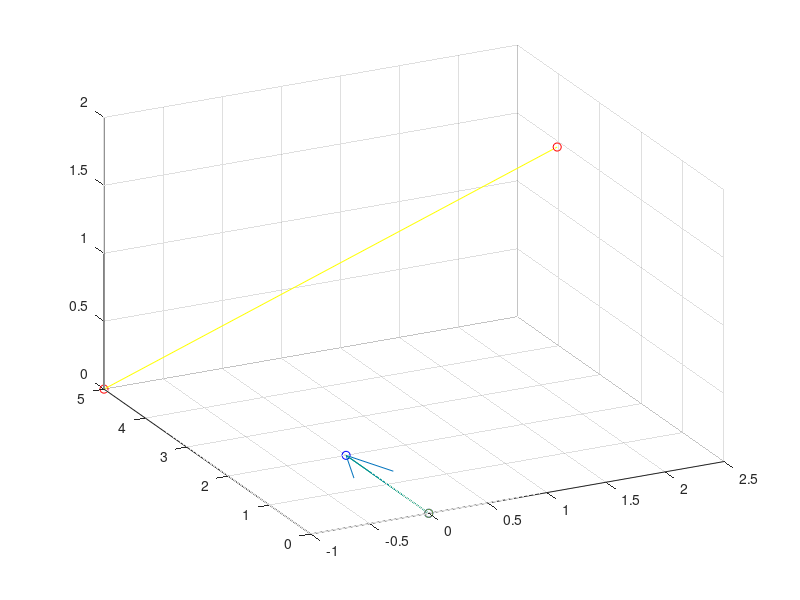

MATLAB code to generate this figure: (Note: this script raises an error after producing the figure.)
clear all;
close all;
compute_sphere_approx = 1;
compute_error_cloud = 1;
compute_cloud_range = 1*compute_error_cloud;
plot_cloud_points = 1;
%%
%Translation errors
numStepsEl = 4;
numStepsAz = 6;
%image errors
numSteps = 8 ;
% Translation angle
T_Angle=0;
% Translation Distance
T_dist = 2;
% Translation Increments
dT = 0.0367 ;%RMS Value of translation error
%dT = 0.0698 %RMS Value of translation error
%Set Gap size [mm]
Gap_size = 4;

%%
%Athroscope positions (current = A2, previous = A1).
%Assumes that the rotation has been accounted for (i.e. pure translation).
dir = deg2rad(T_Angle);
%Athroscope positions (current = A2, previous = A1).
%Assumes that the rotation has been accounted for (i.e. pure translation).
A1_tmp = [-T_dist*sin(dir) -T_dist*cos(dir) 0];
A1 = [-T_dist*sin(dir) -T_dist*cos(dir) 0]-A1_tmp;
A2 = [0 0 0]-A1_tmp;

%Select two points to compute the distance (e.g. two points detected on the knee gap).
G1 = [-1 3 0];
G2 = [1 2 1];
G_dir = (G2-G1)/norm(G2-G1);
G2 = G1+Gap_size*G_dir; %Scale the gap in the direction

G1 = G1-A1_tmp;
G2 = G2-A1_tmp;

%plot positions
figure(1)
scatter3(A1(1), A1(2), A1(3), 'b');
hold on;
scatter3(A2(1), A2(2), A2(3), 'b');
scatter3(G1(1), G1(2), G1(3), 'r');
scatter3(G2(1), G2(2), G2(3), 'r');
A = [A1;A2];
G = [G1;G2];
plot3(A(:,1),A(:,2),A(:,3),'green');
plot3(G(:,1),G(:,2),G(:,3),'yellow');
view([-15 -30 20])

%Compute the ground truth distance
d_gt = pdist([G1;G2]);
%Translation of athroscope tip
T = A2 - A1;
T_norm = T/norm(T);


%Compute the vectors which will be required for the angle computations.
%The actual vectors will be unknon in the knee gap but the unit vectors
%can be determined using the azimuth and elevation computed by a camera
%model. 
%Azimuth and elevation to unit vector:
% https://math.stackexchange.com/questions/1150232/finding-the-unit-direction-vector-given-azimuth-and-elevation
a1 = G1 - A2;
a2 = G2 - A2;
b1 = G1 - A1;
b2 = G2 - A1;

%Compute the angles we know
alpha1 = acos(dot(T_norm,b1/norm(b1)));
alpha2 = acos(dot(T_norm,b2/norm(b2)));
beta1 = acos(-dot(T_norm,a1/norm(a1)));
beta2 = acos(-dot(T_norm,a2/norm(a2)));

%gamma will be useful for the sine rule in the next step
gamma1 = pi()-alpha1-beta1;
gamma2 = pi()-alpha2-beta2;

%using the sine rule to compute the length of a1 and a2
a1_len = sin(alpha1)/sin(gamma1) * norm(T);
a2_len = sin(alpha2)/sin(gamma2) * norm(T);
b1_len = sin(beta1)/sin(gamma1) * norm(T);
b2_len = sin(beta2)/sin(gamma2) * norm(T);

L_a1 = a1_len;
L_a2 = a2_len;
L_b1 = b1_len;
L_b2 = b2_len;

%now compute the a1 and a2 vectors
a1_computed = a1_len * (a1/norm(a1));
a2_computed = a2_len * (a2/norm(a2));
b1_computed = b1_len * (b1/norm(b1));
b2_computed = b2_len * (b2/norm(b2));

%Compute the distance between a1 and a2
d_gt;
d = pdist([a2_computed;a1_computed]);
error = d - d_gt;

%% Initial error setup
figure(1)

image_error = deg2rad(2.367);%Set 3 Image Error
%image_error = deg2rad(5.586);%Set 2 Image Error
% image_error = deg2rad(5.586);%Set 6 Image Error

o = [0 0 0];
scatter3(o(1),o(2),o(3));
qiver_T = quiver3(o(1),o(2),o(3),T(1),T(2),T(3),0);
qiver_T.Color = 'green';
qiver_a1 = quiver3(T(1),T(2),T(3),a1(1),a1(2),a1(3),0);
qiver_a1.Color = 'blue';
qiver_a2 = quiver3(T(1),T(2),T(3),a2(1),a2(2),a2(3),0);
qiver_a2.Color = 'cyan';
qiver_b1 = quiver3(o(1),o(2),o(3),b1(1),b1(2),b1(3),0);
qiver_b1.Color = [0.5,0.5,0.5];
qiver_b2 = quiver3(o(1),o(2),o(3),b2(1),b2(2),b2(3),0);
qiver_b2.Color = 'red';

%% 1. Translation error volumes

%Define the number of points in the error volume/cloud
azStepSize = deg2rad(360)/numStepsAz;
elStepSize = deg2rad(180)/numStepsEl;
[az_1,el_1]=meshgrid((deg2rad(0):azStepSize:deg2rad(360)),(deg2rad(-90):elStepSize:deg2rad(90)));

%Construct translation error volumes (spheres)
Rx_1 = sin(az_1).*cos(el_1);
Ry_1 = cos(az_1).*cos(el_1);
Rz_1 = sin(el_1);
Sx_1 = Rx_1*dT;
Sy_1 = Ry_1*dT;
Sz_1 = Rz_1*dT;

[az_2,el_2]=meshgrid((deg2rad(0):azStepSize:deg2rad(360)),(deg2rad(-90):elStepSize:deg2rad(90)));
Rx_2 = sin(az_2).*cos(el_2);
Ry_2 = cos(az_2).*cos(el_2);
Rz_2 = sin(el_2);
Sx_2 = T(1) + Rx_2*dT;
Sy_2 = T(2) + Ry_2*dT;
Sz_2 = T(3) + Rz_2*dT;

%Reformat data for vector based computation (much faster!)
SX_1 = Sx_1(:);
SY_1 = Sy_1(:);
SZ_1 = Sz_1(:);

SX_2 = Sx_2(:);
SY_2 = Sy_2(:);
SZ_2 = Sz_2(:);

%Compute the various potential translation directions due to error
[i1,i2] = meshgrid((1:length(SX_1)),(1:length(SX_2)));
T_dash_X = SX_2(i2)-SX_1(i1);
T_dash_Y = SY_2(i2)-SY_1(i1);
T_dash_Z = SZ_2(i2)-SZ_1(i1);
T_dash_X = T_dash_X(:);
T_dash_Y = T_dash_Y(:);
T_dash_Z = T_dash_Z(:);

%Match translation vectors to error volume points
SX_1_array = SX_1(i1);
SY_1_array = SY_1(i1);
SZ_1_array = SZ_1(i1);

SX_1_array = SX_1_array(:);
SY_1_array = SY_1_array(:);
SZ_1_array = SZ_1_array(:);

SX_2_array = SX_2(i1);
SY_2_array = SY_2(i1);
SZ_2_array = SZ_2(i1);

SX_2_array = SX_2_array(:);
SY_2_array = SY_2_array(:);
SZ_2_array = SZ_2_array(:);

%% 2. Create distance error volume
if(compute_error_cloud)
tic
coneStepSize = deg2rad(360)/numSteps;
T_vec = [T(1); T(2); T(3)];
dL_error_array = [];
L_a1_array = [];
for i=1:length(T_dash_X)
    %Reformate the tranlation vectors
    T_dash = [T_dash_X(i); T_dash_Y(i);T_dash_Z(i)];
    S1 = [SX_1_array(i); SY_1_array(i);SZ_1_array(i)];
    S2 = [SX_2_array(i); SY_2_array(i);SZ_2_array(i)];
    T_dash_norm = T_dash/norm(T_dash);
    %Compute dAlpha, dBeta, dGama, dL
    %Compute the new angles due to errors
    alpha1_dash = acos(dot(T_dash_norm,b1/norm(b1)));
    alpha2_dash = acos(dot(T_dash_norm,b2/norm(b2)));
    beta1_dash = acos(-dot(T_dash_norm,a1/norm(a1)));
    beta2_dash = acos(-dot(T_dash_norm,a2/norm(a2)));
    
    %gamma will be useful for the sine rule in the next step
    gamma1_dash = pi()-alpha1_dash-beta1_dash;
    gamma2_dash = pi()-alpha2_dash-beta2_dash;
    
    d_alpha1 = alpha1 - alpha1_dash;
    d_beta1 = beta1 - beta1_dash;
    d_gamma1 = gamma1 - gamma1_dash;
    dT_dash = norm(T)-norm(T_dash);
    
    %approximation of the change in L (see eqn11 of paper)
    dL_a1_approx = norm(T)*((d_alpha1/sin(gamma1))-(d_gamma1*sin(alpha1)/sin(gamma1)^2))+dT_dash*(sin(alpha1)/sin(gamma1));

    %using the sine rule to compute the length of a1 and a2
    a1_len_dash = sin(alpha1_dash)/sin(gamma1_dash) * norm(T_dash);
    a2_len_dash = sin(alpha2_dash)/sin(gamma2_dash) * norm(T_dash);    
    b1_len_dash = sin(beta1_dash)/sin(gamma1_dash) * norm(T_dash);
    b2_len_dash = sin(beta2_dash)/sin(gamma2_dash) * norm(T_dash); 
    
    %Add image cone error b1
    %a1
    a1_norm = a1/norm(a1);
    dL_a1 =  a1_len - a1_len_dash;
    L_a1_array(i) = a1_len;
    dL_error_array(i) = dL_a1-dL_a1_approx;
    dG_a1 = (cross(a1_norm,cross(T_dash_norm,a1_norm)))/norm(cross(a1_norm,cross(T_dash_norm,a1_norm)))*sin(image_error)*(L_a1+dL_a1);
    dG_img_error_a1 = a1_norm*(L_a1+dL_a1) + dG_a1;

    %a2
    a2_norm = a2/norm(a2);
    dL_a2 =  a2_len - a2_len_dash;
    dG_a2 = (cross(a2_norm,cross(T_dash_norm,a2_norm)))/norm(cross(a2_norm,cross(T_dash_norm,a2_norm)))*sin(image_error)*(L_a2+dL_a2);
    dG_img_error_a2 = a2_norm*(L_a2+dL_a2) + dG_a2;
    %b1
    b1_norm = b1/norm(b1);
    dL_b1 =  b1_len - b1_len_dash;
    dG_b1 = (cross(b1_norm,cross(T_dash_norm,b1_norm)))/norm(cross(b1_norm,cross(T_dash_norm,b1_norm)))*sin(image_error)*(L_b1+dL_b1);
    dG_img_error_b1 = b1_norm*(L_b1+dL_b1) + dG_b1;
    %b2
    b2_norm = b2/norm(b2);
    dL_b2 =  b2_len - b2_len_dash;
    dG_b2 = (cross(b2_norm,cross(T_dash_norm,b2_norm)))/norm(cross(b2_norm,cross(T_dash_norm,b2_norm)))*sin(image_error)*(L_b2+dL_b2);
    dG_img_error_b2 = b2_norm*(L_b2+dL_b2) + dG_b2;
    j = 1;
    for theta = deg2rad(0):coneStepSize:deg2rad(360)
        %a1
        v_rot_a1 = transpose(S2)+rodrigues_rot(dG_img_error_a1,a1_norm,theta);
        v_rot_x_a1(i,j) = v_rot_a1(1);
        v_rot_y_a1(i,j) = v_rot_a1(2);
        v_rot_z_a1(i,j) = v_rot_a1(3);
        %a2
        v_rot_a2 = transpose(S2)+rodrigues_rot(dG_img_error_a2,a2_norm,theta);
        v_rot_x_a2(i,j) = v_rot_a2(1);
        v_rot_y_a2(i,j) = v_rot_a2(2);
        v_rot_z_a2(i,j) = v_rot_a2(3);
        %b1
        v_rot_b1 = transpose(S1)+rodrigues_rot(dG_img_error_b1,b1_norm,theta);
        v_rot_x_b1(i,j) = v_rot_b1(1);
        v_rot_y_b1(i,j) = v_rot_b1(2);
        v_rot_z_b1(i,j) = v_rot_b1(3);
        %b2
        v_rot_b2 = transpose(S1)+rodrigues_rot(dG_img_error_b2,b2_norm,theta);
        v_rot_x_b2(i,j) = v_rot_b2(1);
        v_rot_y_b2(i,j) = v_rot_b2(2);
        v_rot_z_b2(i,j) = v_rot_b2(3);
        j = j + 1;
    end

end
%a1
error_vol_x_a1 = v_rot_x_a1(:);
error_vol_y_a1 = v_rot_y_a1(:);
error_vol_z_a1 = v_rot_z_a1(:);
%a2
error_vol_x_a2 = v_rot_x_a2(:);
error_vol_y_a2 = v_rot_y_a2(:);
error_vol_z_a2 = v_rot_z_a2(:);
%b1
error_vol_x_b1 = v_rot_x_b1(:);
error_vol_y_b1 = v_rot_y_b1(:);
error_vol_z_b1 = v_rot_z_b1(:);
%b2
error_vol_x_b2 = v_rot_x_b2(:);
error_vol_y_b2 = v_rot_y_b2(:);
error_vol_z_b2 = v_rot_z_b2(:);

% 3. Point cloud plotting
if(plot_cloud_points)
figure(1)
mesh(Sx_1,Sy_1,Sz_1);
hold on;
mesh(Sx_2,Sy_2,Sz_2);
%a1
scatter3(error_vol_x_a1,error_vol_y_a1,error_vol_z_a1, 'MarkerEdgeColor','b','MarkerFaceColor', 'b');
%a2
scatter3(error_vol_x_a2,error_vol_y_a2,error_vol_z_a2, 'MarkerEdgeColor','cyan','MarkerFaceColor', 'cyan');
%b1
scatter3(error_vol_x_b1,error_vol_y_b1,error_vol_z_b1, 'MarkerEdgeColor',[0.5,0.5,0.5],'MarkerFaceColor', [0.5,0.5,0.5]);
%b2
scatter3(error_vol_x_b2,error_vol_y_b2,error_vol_z_b2, 'MarkerEdgeColor','black','MarkerFaceColor', 'red');

axis equal
hold off;
end
% fprintf('Point cloud time: ')
PtCT=toc;
end
%%
%Compute the max and minimum distances from the point clouds.
if(compute_cloud_range)
tic
error_a1 = cat(2,error_vol_x_a1,error_vol_y_a1,error_vol_z_a1);
error_a2 = cat(2,error_vol_x_a2,error_vol_y_a2,error_vol_z_a2);
error_b1 = cat(2,error_vol_x_b1,error_vol_y_b1,error_vol_z_b1);
error_b2 = cat(2,error_vol_x_b2,error_vol_y_b2,error_vol_z_b2);

error_ab1 = [error_a1;error_b1];
error_ab2 = [error_a2;error_b2];
d_max_cloud = 0;
d_min_cloud = 0;
first = true;

reverseStr = '';

for i = 1:length(error_ab1)
    for j = 1:length(error_ab2)
        cloud_point_dist = pdist([error_ab1(i, :);error_ab2(j, :)]);
        if(first == true)
            d_max_cloud = cloud_point_dist;
            d_min_cloud = cloud_point_dist;
            first = false;
        else
            if cloud_point_dist > d_max_cloud
                d_max_cloud = cloud_point_dist;
            end
            if cloud_point_dist < d_min_cloud
                d_min_cloud = cloud_point_dist;
            end
        end
               
    end
    
    % Display the progress
   percentDone = 100 * i / length(error_ab1);
   msg = sprintf('Cloud range computation percent done: %3.1f', percentDone); %Don't forget this semicolon
   fprintf([reverseStr, msg]);
   reverseStr = repmat(sprintf('\b'), 1, length(msg));
end

range_point_cloud = [d_min_cloud, d_max_cloud];
NSd_C = d_gt\(d_max_cloud-d_min_cloud);
% fprintf('Point cloud min/max distance calculation time: ')
PtCMM_T = toc;


%Plot the percentage error of the approximation of L
figure(2)
plot(dL_error_array./L_a1_array*100.0)
xlabel('Error Cloud Pairs', 'FontSize', 14);
ylabel('L error (%)', 'FontSize', 14);

end

%% Compute the sphere approximation
if(compute_sphere_approx)
tic

dL_a1_max = 0;
dL_a2_max = 0;
dL_b1_max = 0;
dL_b2_max = 0;
for i=1:length(T_dash_X)
    %Reformate the tranlation vectors
    T_dash = [T_dash_X(i); T_dash_Y(i);T_dash_Z(i)];
    T_dash_norm = T_dash/norm(T_dash);
    %Compute dAlpha, dBeta, dGama, dL
    %Compute the new angles due to errors
    alpha1_dash = acos(dot(T_dash_norm,b1/norm(b1))); %Alpa_n calc from page 3 in paper
    alpha2_dash = acos(dot(T_dash_norm,b2/norm(b2)));
    beta1_dash = acos(-dot(T_dash_norm,a1/norm(a1)));
    beta2_dash = acos(-dot(T_dash_norm,a2/norm(a2)));
    
    %gamma will be useful for the sine rule in the next step
    gamma1_dash = pi()-alpha1_dash-beta1_dash;
    gamma2_dash = pi()-alpha2_dash-beta2_dash;

    %using the sine rule to compute the length of a1 and a2
    a1_len_dash = sin(alpha1_dash)/sin(gamma1_dash) * norm(T_dash); %eq 2 in paper
    dL_a1 =  a1_len - a1_len_dash;
    if(dL_a1>dL_a1_max)
        dL_a1_max = dL_a1;
    end

    a2_len_dash = sin(alpha2_dash)/sin(gamma2_dash) * norm(T_dash); 
    dL_a2 =  a2_len - a2_len_dash;
    if(dL_a2>dL_a2_max)
        dL_a2_max = dL_a2;
    end
    
    b1_len_dash = sin(beta1_dash)/sin(gamma1_dash) * norm(T_dash);
    dL_b1 =  b1_len - b1_len_dash;
    if(dL_b1>dL_b1_max)
        dL_b1_max = dL_b1;
    end
    
    b2_len_dash = sin(beta2_dash)/sin(gamma2_dash) * norm(T_dash); 
    dL_b2 =  b2_len - b2_len_dash;
    if(dL_b2>dL_b2_max)
        dL_b2_max = dL_b2;
    end
end
theta_T = atan(2*dT/norm(T)); %eq 6 in code

ra1_T = (L_a1+dL_a1_max)*sin(theta_T);
ra2_T = (L_a2+dL_a2_max)*sin(theta_T);
rb1_T = (L_b1+dL_b1_max)*sin(theta_T);
rb2_T = (L_b2+dL_b2_max)*sin(theta_T);

ra1_psi = (L_a1+dL_a1_max)*sin(image_error);
ra2_psi = (L_a2+dL_a2_max)*sin(image_error);
rb1_psi = (L_b1+dL_b1_max)*sin(image_error);
rb2_psi = (L_b2+dL_b2_max)*sin(image_error);

R_a1 = ra1_T + ra1_psi;
R_a2 = ra2_T + ra2_psi;
R_b1 = rb1_T + rb1_psi;
R_b2 = rb2_T + rb2_psi;

[x_a1,y_a1,z_a1] = sphere_points(R_a1,T(1) + a1_computed(1),T(2) + a1_computed(2),T(3) + a1_computed(3));
[x_a2,y_a2,z_a2] = sphere_points(R_a2,T(1) + a2_computed(1),T(2) + a2_computed(2),T(3) + a2_computed(3));
[x_b1,y_b1,z_b1] = sphere_points(R_b1,b1_computed(1),b1_computed(2),b1_computed(3));
[x_b2,y_b2,z_b2] = sphere_points(R_b2,b2_computed(1),b2_computed(2),b2_computed(3));

% fprintf('Approximation cloud calc time :')
PtAT=toc;
tic
d_a_min = norm(a2_computed-a1_computed)-R_a1-R_a2;
d_a_max = norm(a2_computed-a1_computed)+R_a1+R_a2;
d_b_min = norm(b2_computed-b1_computed)-R_b1-R_b2;
d_b_max = norm(b2_computed-b1_computed)+R_b1+R_b2;

d_min_sphere_approx = max([d_a_min,d_b_min]);
d_max_sphere_approx = min([d_a_max,d_b_max]);
range_sphere_approx = [d_min_sphere_approx, d_max_sphere_approx];
NSd_A = d_gt\(d_max_sphere_approx-d_min_sphere_approx);
% fprintf('Approximation cloud min/max calc time: ')
PtAMMT=toc;
% d_gt
% numStepsEl
% numStepsAz
% numSteps 
% T_Angle
% T_dist
% dT 
% Gap_size
%Plot spheres
figure(1);
view(-29,20)
hold on;
s = surf(x_a1,y_a1,z_a1,'FaceAlpha',0.2);
s.EdgeColor = [0.2,0.2,0.2];
s.FaceColor = 'blue';
s = surf(x_a2,y_a2,z_a2,'FaceAlpha',0.2);
s.EdgeColor = [0.2,0.2,0.2];
s.FaceColor = 'cyan';
s = surf(x_b1,y_b1,z_b1,'FaceAlpha',0.2);
s.EdgeColor = [0.2,0.2,0.2];
s.FaceColor = [0.5,0.5,0.5];
s = surf(x_b2,y_b2,z_b2,'FaceAlpha',0.2);
s.EdgeColor = [0.2,0.2,0.2];
s.FaceColor = 'red';
%% Run Details table
    PointC_Info={'TAngle';'Gap';'Translation';'E1Steps';'AzSteps';'Steps';'ImageError';'dT'};
    Point_Cloud_Info = table(T_Angle,Gap_size,T_dist,numStepsEl,numStepsAz,numSteps,image_error,dT,'VariableNames',PointC_Info)
%% Point Cloud Comparison table
    PointC_Comparison={'PtCTime';'PtCMinMaxTime';'PtATime';'PtAMinMaxTime';'PtCMin';'PtCMax';'PtAMin';'PtAMax';'PtCRange';'PtARange';'RangeDiffs';'NSd_C';'NSd_A'};
    Point_Cloud_Data = table(PtCT,PtCMM_T,PtAT,PtAMMT,d_min_cloud,d_max_cloud,d_min_sphere_approx,d_max_sphere_approx,d_max_cloud-d_min_cloud,d_max_sphere_approx-d_min_sphere_approx,-(d_max_cloud-d_min_cloud)+(d_max_sphere_approx-d_min_sphere_approx),NSd_C,NSd_A,'VariableNames',PointC_Comparison)
end 




